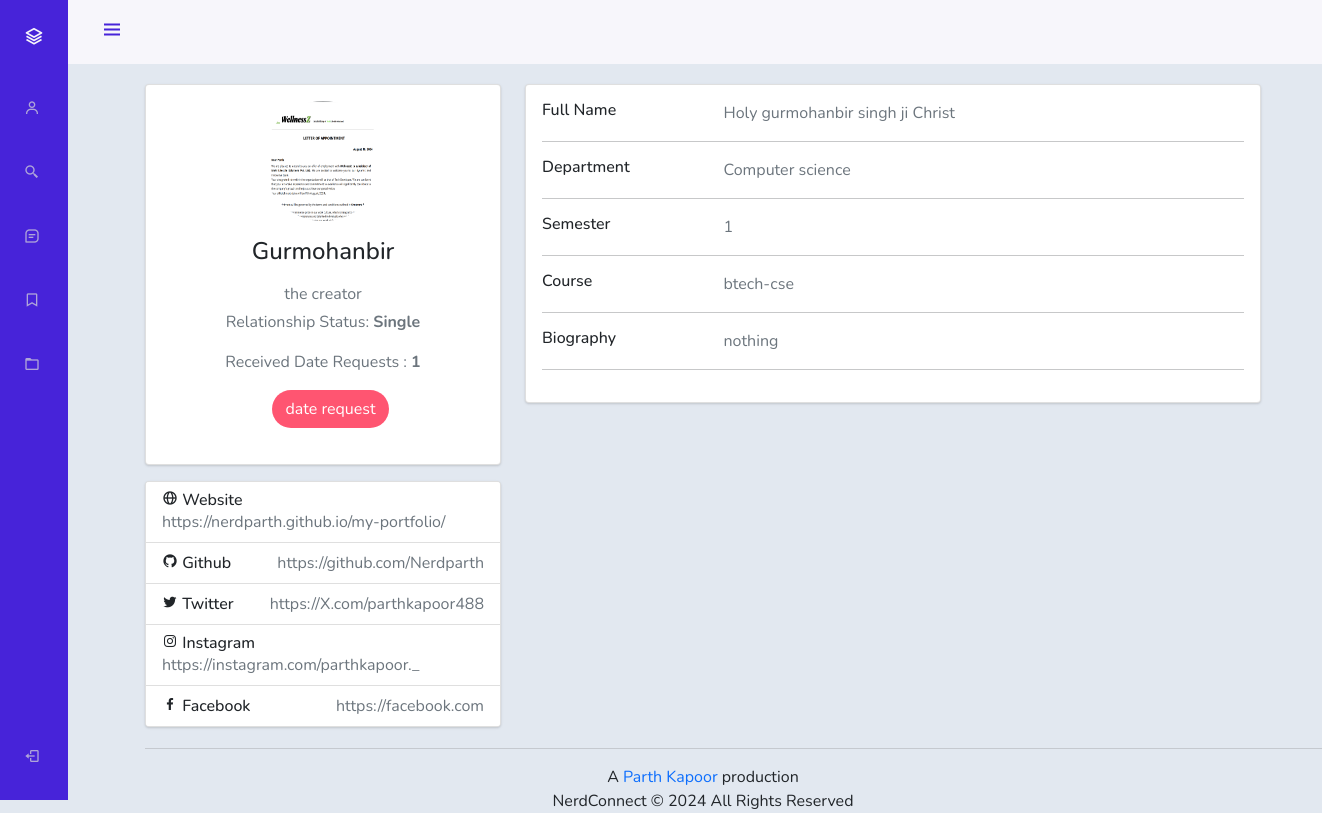
The page /profile/Gurmohanbir (signed in) on the database its author committed.
### authentication/models.py (models this page shows)
class Details(models.Model):
    user = models.ForeignKey(User, on_delete=models.CASCADE)
    relationship = models.CharField(
        max_length=30,
        choices=[("Single", "Single"), ("In relationship", "In relationship")],
        default="Single",
    )
    tagline = models.CharField(max_length=300, default="GNDU student")
    fname = models.CharField(max_length=60, default="i don't remember")
    lname = models.CharField(max_length=60, default=" ")
    department = models.CharField(max_length=60, default="-")
    course = models.CharField(max_length=60, default="NON-USEFUL")
    semester = models.CharField(
        max_length=60,
        choices=[
            ("1", "1"),
            ("2", "2"),
            ("3", "3"),
            ("4", "4"),
            ("5", "5"),
            ("6", "6"),
            ("7", "7"),
            ("8", "8"),
            ("graduated", "graduated"),
        ],
        default="1",
    )
    bio = models.CharField(max_length=60, default="Oops i just forgot to add my Bio")
    website = models.URLField(default="-")
    instagram = models.URLField(default="-")
    github = models.URLField(default="-")
    facebook = models.URLField(default="-")
    twitter = models.URLField(default="-")
    images = models.ImageField(
        upload_to="", null=True, blank=True, default="profile-photo/default.png"
    )

### home/views.py (the view)
# urls.py: path("profile/<str:username>", SomeUser, name="someuser"),
@login_required
def SomeUser(request, username):
    user = get_object_or_404(User, username=username)
    me = request.user
    checking_date_requests = Dates.objects.filter(receiver=user, sender=me)
    get_no_of_requests = DateRequests.objects.get(user=user)
    no_of_requests = get_no_of_requests.requests
    get_username = user.username
    details = Details.objects.get(user=user)
    fullname = f"{details.fname} {details.lname}"
    return render(
        request,
        "home/profile.html",
        {
            "details": details,
            "fullname": fullname,
            "user": user,
            "username": get_username,
            "check": checking_date_requests,
            "no_of_requests": no_of_requests,
        },
    )

### templates/home/profile.html (shortened to what this page needs)
<!DOCTYPE html>
<html lang="en">
<head>
    <link href="https://cdn.jsdelivr.net/npm/bootstrap@5.0.2/dist/css/bootstrap.min.css" rel="stylesheet">
    <link href="https://unpkg.com/boxicons@latest/css/boxicons.min.css" rel="stylesheet">
</head>
<body id="body-pd">
    <header class="header" id="header">
        <div class="header_toggle">
            <i class='bx bx-menu' id="header-toggle"></i>
        </div>
    </header>
    <div class="l-navbar" id="nav-bar">
        <nav class="nav">
            <div>
                <a href="#" class="nav_logo">
                    <i class='bx bx-layer nav_logo-icon'></i>
                </a>
                <div class="nav_list">
                    <a href="{% url 'home' user.username %}" class="nav_link">
                        <i class='bx bx-user nav_icon'></i>
                    </a>
                    <a href="{% url 'search' %}" class="nav_link ">
                        <i class='bx bx-search-alt-2 nav_icon'></i>
                    </a>
                    <a href="{% url 'create' %}" class="nav_link">
                        <i class='bx bx-message-square-detail nav_icon'></i>
                    </a>
                    <a href="{% url 'userposts' %}" class="nav_link">
                        <i class='bx bx-bookmark nav_icon'></i>
                    </a>
                    <a href="{% url 'feed' %}" class="nav_link">
                        <i class='bx bx-folder nav_icon'></i>
                    </a>
                </div>
            </div>
            <a href="{% url 'logout' %}" class="nav_link">
                <i class='bx bx-log-out nav_icon'></i>
            </a>
        </nav>
    </div>
{% load static %}
    <div class="height-100 bg-light">
        <div class="container">
            <div class="main-body">
                <div class="row gutters-sm">
                    <div class="col-md-4 mb-3">
                        <div class="card">
                            <div class="card-body">
                                <div class="d-flex flex-column align-items-center text-center">
                                    {% if details.images %}
                                             <img src="{{ details.images.url }}" alt="profile" class="rounded-circle" width="150">
                                        {% else %}
                                            <img src="{% static 'default.png' %}" alt="profile" class="rounded-circle" width="150">
                                            {% endif %}
                                    <div class="mt-3">
                                        <h4>{{ details.user }}</h4>
                                        <p class="text-secondary mb-1">{{ details.tagline }}</p>
                                        <p class="text-muted font-size-sm">Relationship Status: <b>{{ details.relationship }}</b></p>
                                        <p class="text-muted font-size-sm">Received Date Requests : <b>  {{ no_of_requests }}</b></p>
                                    </div>
                                    {% if check %}
                                    <button class="btn date-btn btn-primary" disabled>date request sent</button>
                                    {% else %}
                                    <button class="btn date-btn btn-primary"><a style="color: white;" href="{% url 'daterequest' username  %}">date request</a></button>
                                    {% endif %}
                                </div>
                            </div>
                        </div>
                        <div class="card mt-3">
                            <ul class="list-group list-group-flush">
                                <li class="list-group-item d-flex justify-content-between align-items-center flex-wrap">
                                    <h6 class="mb-0">
                                        <i class='bx bx-globe'></i> Website
                                    </h6>
                                    <span class="text-secondary">{{ details.website }}</span>
                                </li>
                                <li class="list-group-item d-flex justify-content-between align-items-center flex-wrap">
                                    <h6 class="mb-0">
                                        <i class='bx bxl-github'></i> Github
                                    </h6>
                                    <span class="text-secondary">{{ details.github }}</span>
                                </li>
                                <li class="list-group-item d-flex justify-content-between align-items-center flex-wrap">
                                    <h6 class="mb-0">
                                        <i class='bx bxl-twitter'></i> Twitter
                                    </h6>
                                    <span class="text-secondary">{{ details.twitter }}</span>
                                </li>
                                <li class="list-group-item d-flex justify-content-between align-items-center flex-wrap">
                                    <h6 class="mb-0">
                                        <i class='bx bxl-instagram'></i> Instagram
                                    </h6>
                                    <span class="text-secondary">{{ details.instagram }}</span>
                                </li>
                                <li class="list-group-item d-flex justify-content-between align-items-center flex-wrap">
                                    <h6 class="mb-0">
                                        <i class='bx bxl-facebook'></i> Facebook
                                    </h6>
                                    <span class="text-secondary">{{ details.facebook }}</span>
                                </li>
                            </ul>
                        </div>
                    </div>
                    <div class="col-md-8">
                        <div class="card mb-3">
                            <div class="card-body">
                                <div class="row">
                                    <div class="col-sm-3">
                                        <h6 class="mb-0">Full Name</h6>
                                    </div>
                                    <div class="col-sm-9 text-secondary">
                                        {{ fullname }}
                                    </div>
                                </div>
                                <hr>
                                <div class="row">
                                    <div class="col-sm-3">
                                        <h6 class="mb-0">Department</h6>
                                    </div>
                                    <div class="col-sm-9 text-secondary">
                                        {{ details.department }}
                                    </div>
                                </div>
                                <hr>
                                <div class="row">
                                    <div class="col-sm-3">
                                        <h6 class="mb-0">Semester</h6>
                                    </div>
                                    <div class="col-sm-9 text-secondary">
                                        {{ details.semester }}
                                    </div>
                                </div>
                                <hr>
                                <div class="row">
                                    <div class="col-sm-3">
                                        <h6 class="mb-0">Course</h6>
                                    </div>
                                    <div class="col-sm-9 text-secondary">
                                        {{ details.course }}
                                    </div>
                                </div>
                                <hr>
                                <div class="row">
                                    <div class="col-sm-3">
                                        <h6 class="mb-0">Biography</h6>
                                    </div>
                                    <div class="col-sm-9 text-secondary">
                                        {{ details.bio }}
                                    </div>
                                </div>
                                <hr>
                            </div>
                        </div>
                    </div>
                </div>
                <footer class="footer"><hr class="hr">A <a href="https://www.linkedin.com/in/parth-kapoor-151436269/">Parth Kapoor</a> production <br> NerdConnect &#169; 2024 All Rights Reserved</footer>
            </div>
        </div>
    </div>
</body>
</html>

### templates/home/profile.html (style rules this page uses)
:root { --header-height: 3rem; --nav-width: 68px; --first-color: #4723D9; --first-color-light: #AFA5D9; --white-color: #F7F6FB; --body-font: 'Nunito', sans-serif; --normal-font-size: 1rem; --z-fixed: 100; }
body { margin: var(--header-height) 0 0 0; padding: 0 1rem 0 1rem; font-family: var(--body-font); font-size: var(--normal-font-size); transition: .5s; background-color: #e2e8f0; }
a { text-decoration: none; }
.header { width: 100%; height: var(--header-height); position: fixed; top: 0; left: 0; display: flex; align-items: center; justify-content: space-between; padding: 0 1rem; background-color: var(--white-color); z-index: var(--z-fixed); transition: .5s; }
.header_toggle { color: var(--first-color); font-size: 1.5rem; cursor: pointer; }
.l-navbar { position: fixed; top: 0; left: -30%; width: var(--nav-width); height: 100vh; background-color: var(--first-color); padding: .5rem 1rem 0 0; transition: .5s; z-index: var(--z-fixed); }
.nav { height: 100%; display: flex; flex-direction: column; justify-content: space-between; overflow: hidden; }
.nav_logo, .nav_link { display: grid; grid-template-columns: max-content max-content; align-items: center; column-gap: 1rem; padding: .5rem 0 .5rem 1.5rem; }
.nav_logo { margin-bottom: 2rem; }
.nav_logo-icon { font-size: 1.25rem; color: var(--white-color); }
.nav_link { color: var(--first-color-light); margin-bottom: 1.5rem; transition: .3s; }
.height-100 { height: 00vh; }
.card { box-shadow: 0 1px 3px 0 rgba(0, 0, 0, .1), 0 1px 2px 0 rgba(0, 0, 0, .06); }
.rounded-circle { border-radius: 50%; width: 120px; height: 120px; }
.main-body { max-height: 100vh; margin-bottom: 0; }
.container { padding-bottom: 0; }
.mb-3 { margin-top: 20px }
.footer { margin-top: 0px; text-align: center; }
.hr { margin-top: 5px; color: grey; opacity: 0.3; width: 1200px; }
.date-btn { border-radius: 20px; border-color: transparent; background-color: rgb(255, 85, 113); margin-left: 15px ; margin-bottom: 20px; transition: 1s ease; }
@media screen and (min-width: 500px) { body { margin: calc(var(--header-height) + 1rem) 0 0 0; padding-left: calc(var(--nav-width) + 2rem); } }
@media screen and (min-width: 500px) { .header { height: calc(var(--header-height) + 1rem); padding: 0 2rem 0 calc(var(--nav-width) + 2rem); } }
@media screen and (min-width: 500px) { .l-navbar { left: 0; padding: 1rem 1rem 0 0; } }

### rows shown on the page
Details: images (picture), user "Gurmohanbir", tagline "the creator", relationship "Single", website "https://nerdparth.github.io/my-portfolio/", github "https://github.com/Nerdparth", twitter "https://X.com/parthkapoor488", instagram "https://instagram.com/parthkapoor._", facebook "https://facebook.com", department "Computer science", semester "1", course "btech-cse", bio "nothing"

### other values the page prints
{{ no_of_requests }} "1"
{{ fullname }} "Holy gurmohanbir singh ji Christ"
